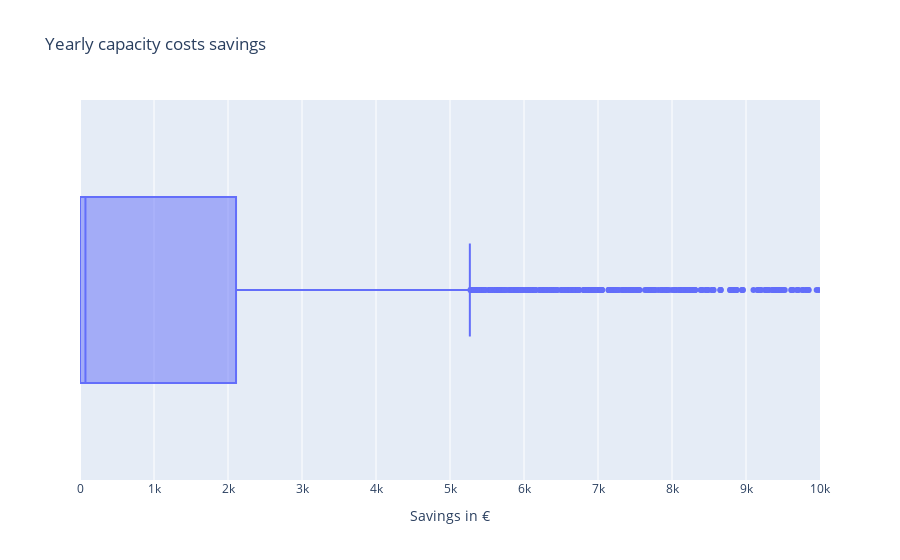

Write notebook code for a chart like this one.
### Markdown cell above
## Capacity costs savings

### Code cell
abs_cap_costs_yearly_savings = abs_diff["grid_capacity_costs_eur"].copy()
abs_cap_costs_yearly_savings.name = "Total yearly grid capacity costs savings in %"
print(abs_cap_costs_yearly_savings.describe().drop("count").to_markdown())

total_cap_saving_fig_df = abs_diff.copy()
total_cap_saving_fig_df = total_cap_saving_fig_df.rename(columns={"grid_capacity_costs_eur": "Savings"})
total_cap_savings_fig = px.box(
    data_frame=total_cap_saving_fig_df,
    x="Savings",
    title="Yearly capacity costs savings")
total_cap_savings_fig.update_layout(xaxis_title="Savings in €", yaxis_title="")
total_cap_savings_fig.update_xaxes(range=[0, 10e3])
total_cap_savings_fig.show()

### Figure 1 — Plotly figure (JSON) as saved in the notebook; plotly's stock layout.template omitted (floating-point values rounded to 4 significant figures; data arrays with more than 128 entries replaced by an {"elided": "..."} marker saying what was removed)
{"data": [{"alignmentgroup": "True", "hovertemplate": "Savings=%{x}<extra></extra>", "legendgroup": "", "marker": {"color": "#636efa"}, "name": "", "notched": false, "offsetgroup": "", "orientation": "h", "showlegend": false, "type": "box", "x": {"elided": "5353 float values"}, "x0": " ", "xaxis": "x", "y0": " ", "yaxis": "y"}], "layout": {"boxmode": "group", "legend": {"tracegroupgap": 0}, "title": {"text": "Yearly capacity costs savings"}, "xaxis": {"anchor": "y", "domain": [0, 1], "range": [0, 10000], "title": {"text": "Savings in €"}}, "yaxis": {"anchor": "x", "domain": [0, 1], "title": {"text": ""}}}}
